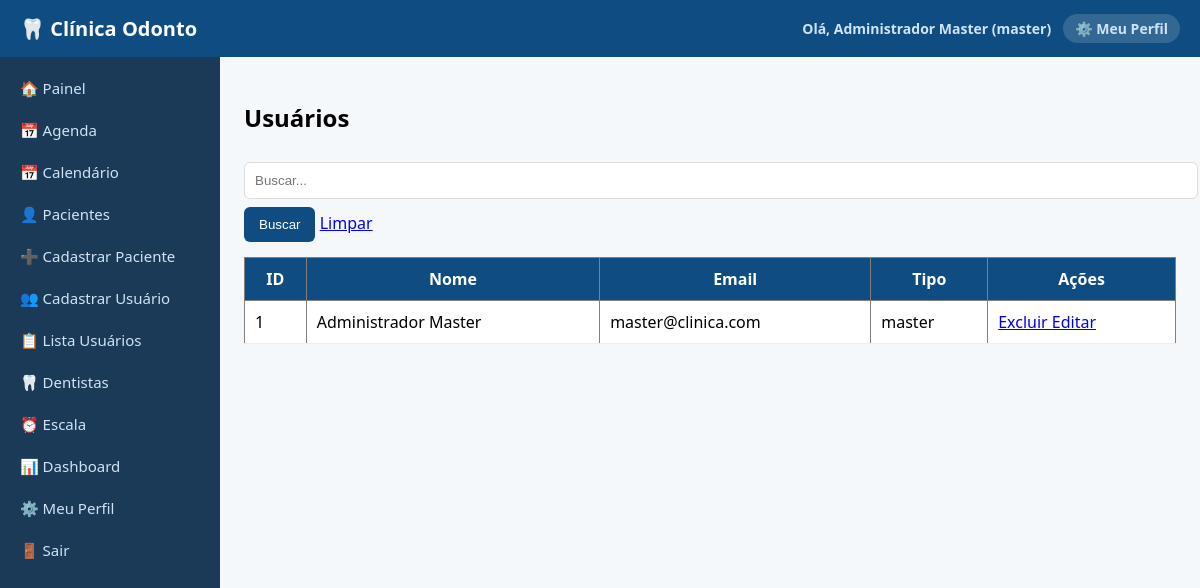
The page /usuarios/lista (signed in) on the database as committed earlier.
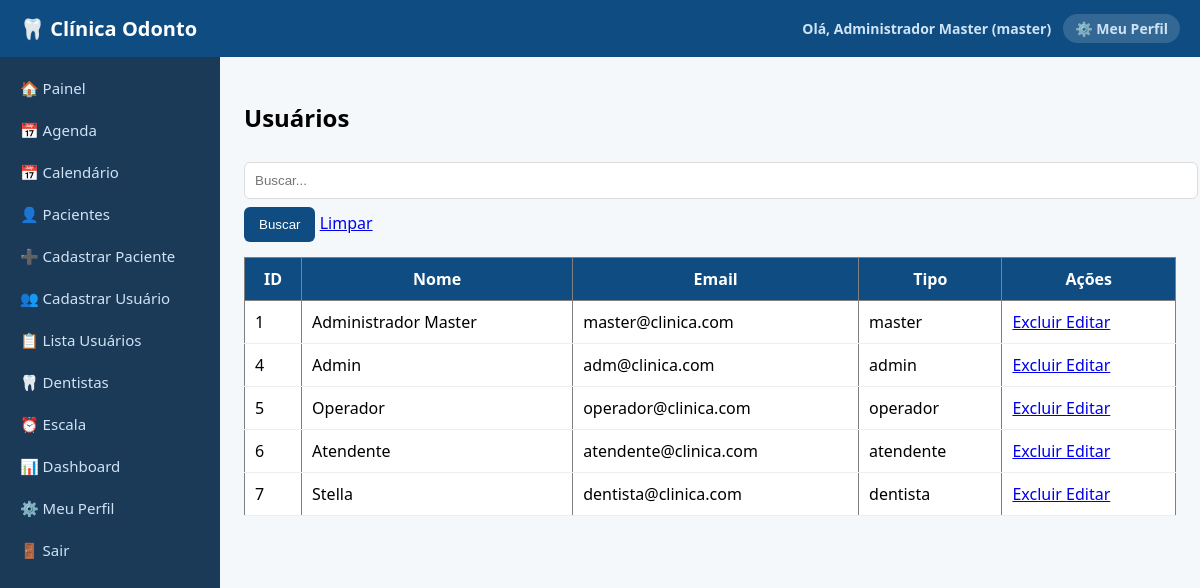
The same page on the database as committed later.
### tables this page shows
CREATE TABLE usuarios (
            id INTEGER PRIMARY KEY AUTOINCREMENT,
            nome TEXT,
            email TEXT UNIQUE,
            senha TEXT,
            tipo TEXT,
            especialidade TEXT,
            cro TEXT
        );

### routes/auth.py (the view)
@auth.route('/usuarios/lista')
@tipo_required(['master', 'admin'])
def lista_usuarios():
    conn = get_db_connection()
    cur = conn.cursor()
    cur.execute("SELECT * FROM usuarios WHERE tipo != 'cliente'")
    rows = cur.fetchall()
    usuarios = rows_as_dicts(rows, cur) if is_postgres() else rows
    conn.close()
    return render_template('lista_usuarios.html', usuarios=usuarios, busca='')

### db.py (called while the page is built)
def get_db_connection():
    if DATABASE_URL:
        import psycopg2
        import psycopg2.extras
        conn = psycopg2.connect(DATABASE_URL)
        conn.autocommit = False
        return conn
    else:
        conn = sqlite3.connect('database.db')
        conn.row_factory = sqlite3.Row
        return conn

def is_postgres():
    return bool(DATABASE_URL)

### routes/utils.py (called while the page is built)
def tipo_required(tipos_permitidos):
    def decorator(func):
        @wraps(func)
        def wrapper(*args, **kwargs):
            if 'usuario_tipo' not in session:
                return redirect('/login')
            if session['usuario_tipo'] not in tipos_permitidos:
                return "<h1>Acesso negado</h1>"
            return func(*args, **kwargs)
        return wrapper
    return decorator

### templates/lista_usuarios.html
{% extends "base.html" %}
{% block content %}
<h2>Usuários</h2>
<form method="GET">
    <input name="busca" placeholder="Buscar..." value="{{ busca }}">
    <button type="submit">Buscar</button>
    <a href="/usuarios/lista">Limpar</a>
</form>
<table border="1">
    <tr>
        <th>ID</th>
        <th>Nome</th>
        <th>Email</th>
        <th>Tipo</th>
        <th>Ações</th>
    </tr>
    {% for u in usuarios %}
    <tr>
        <td>{{ u.id }}</td>
        <td>{{ u.nome }}</td>
        <td>{{ u.email }}</td>
        <td>{{ u.tipo }}</td>
        <td>
            <a href="/usuarios/excluir/{{ u.id }}"
               onclick="return confirm('Tem certeza?')">
               Excluir
            </a>
            <a href="/usuarios/editar/{{ u.id }}">Editar</a>
        </td>
    </tr>
    {% endfor %}
</table>
{% endblock %}

### templates/base.html (shortened to what this page needs)
<!DOCTYPE html>
<html>
<head>
    <link rel="stylesheet" href="{{ url_for('static', filename='style.css') }}">
</head>
<body>
<nav>
    <div style="display:flex; align-items:center; gap:10px;">
        <span class="nav-logo">🦷 Clínica Odonto</span>
    </div>
    <div class="nav-usuario">
        {% if session.usuario_nome %}
            <span>Olá, <strong>{{ session.usuario_nome }}</strong> ({{ session.usuario_tipo }})</span>
            <a href="/perfil">⚙️ Meu Perfil</a>
        {% endif %}
    </div>
</nav>
<div class="layout">
    <div class="sidebar" id="sidebar">
        {% if session.usuario_tipo == 'cliente' %}
            <a href="/minha_area">🏠 Painel</a>
            <a href="/minha_area">📅 Minha Agenda</a>
        {% else %}
            <a href="/">🏠 Painel</a>
        {% endif %}
        {% if session.usuario_tipo in ['master','admin','operador','atendente','dentista'] %}
            <a href="/consultas">📅 Agenda</a>
            <a href="/agenda_calendario">📅 Calendário</a>
            <a href="/pacientes/lista">👤 Pacientes</a>
        {% endif %}
        {% if session.usuario_tipo in ['master','admin','operador','atendente'] %}
            <a href="/cadastro">➕ Cadastrar Paciente</a>
        {% endif %}
        {% if session.usuario_tipo in ['master','admin'] %}
            <a href="/usuarios">👥 Cadastrar Usuário</a>
            <a href="/usuarios/lista">📋 Lista Usuários</a>
            <a href="/dentistas">🦷 Dentistas</a>
        {% endif %}
        {% if session.usuario_tipo in ['master','admin','operador','atendente','dentista'] %}
            <a href="/escala">⏰ Escala</a>
            <a href="/dashboard">📊 Dashboard</a>
        {% endif %}
        <a href="/perfil">⚙️ Meu Perfil</a>
        <a href="/logout">🚪 Sair</a>
    </div>
    <div class="content" id="conteudo">
        {% block content %}{% endblock %}
    </div>
</div>
</body>
</html>

Rows that differ between the two databases and show on the page:
added usuarios: id "4", nome "Admin", email "adm@clinica.com", tipo "admin"
added usuarios: id "5", nome "Operador", email "operador@clinica.com", tipo "operador"
added usuarios: id "6", nome "Atendente", email "atendente@clinica.com", tipo "atendente"
added usuarios: id "7", nome "Stella", email "dentista@clinica.com", tipo "dentista"
